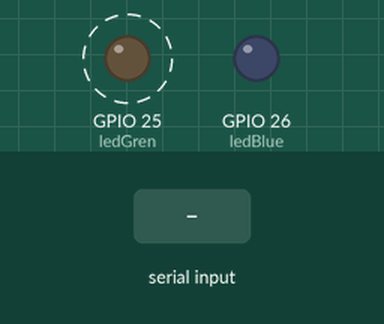
Bench run of a sketch on a simulated ESP32. Parts: output pins drawn as LEDs (lit = HIGH). Dashed ring = blinking. The test bench sets the inputs (shaded band).

Above: at 1.2 s.
1.3 s: "ledON\n" received over Serial
At 1.75 s:
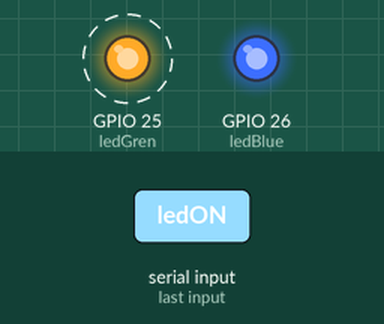
4.3 s: "ledOFF\n" received over Serial
At 4.75 s:
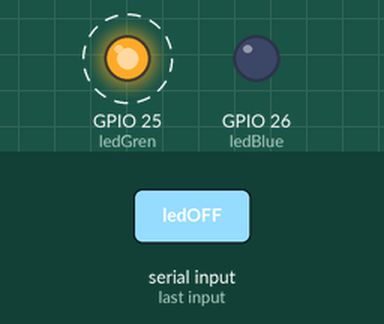
Timing chart, 0 to 16.3 s (numbered marks = the images above; inputs shaded):
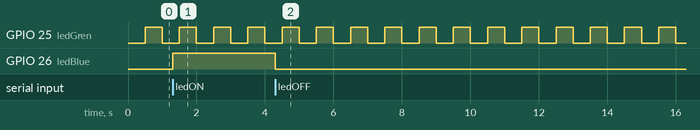

Measured:
- after the input at 1.3 s, GPIO 26 (ledBlue): LOW → HIGH at once
- after the input at 4.3 s, GPIO 26 (ledBlue): HIGH → LOW at once
- by itself, GPIO 25 (ledGren): alternates HIGH for 0.50 s and LOW for 0.50 s

The sketch:

app.ino
```cpp
#include "task1.h"
#include "task2.h"
#include "task3.h"
#include "events.h"

buttonEvt_t buttonEvt = {false, BUTTONS::NONE};

void setup()
{
   // task1();
    task2();
    task3();
}

void loop()
{
  //  task1();
    task2();
    task3();
}
```

events.h
```cpp
#ifndef _EVENTS_H_
#define _EVENTS_H_

enum class BUTTONS{NONE, PRESS_BTN};

typedef struct{
    bool trigger;
    BUTTONS whichButton;
} buttonEvt_t;

extern buttonEvt_t buttonEvt;

#endif
```

task1.cpp
```cpp
#include <Arduino.h>
#include "task1.h"

void task1()
{

    enum class TaskStates
    {
        INIT,
        WAIT_INIT,
        SEND_EVENT
    };
    static TaskStates taskState = TaskStates::INIT;
    static uint32_t previous = 0;
    static u_int32_t counter = 0;

    switch (taskState)
    {
    case TaskStates::INIT:
    {
        Serial.begin(115200);
        taskState = TaskStates::WAIT_INIT;
        break;
    }
    case TaskStates::WAIT_INIT:
    {
        if (Serial.available() > 0)
        {
            if (Serial.read() == '1')
            {
                previous = 0;
                taskState = TaskStates::SEND_EVENT;
            }
        }
        break;
    }
    case TaskStates::SEND_EVENT:
    {
        uint32_t current = millis();
        if ((current - previous) > 2000)
        {
            previous = current;
            Serial.print(counter);
            counter++;
        }

        if (Serial.available() > 0)
        {
            if (Serial.read() == '2')
            {
                taskState = TaskStates::WAIT_INIT;
            }
        }

        break;
    }
    default:
    {
        break;
    }
    }
}
```

task1.h
```cpp
#ifndef _TASK1_H_
#define _TASK1_H_

void task1();

#endif
```

task2.cpp
```cpp
#include <Arduino.h>
#include "task2.h"
#include "events.h"


void task2()
{

}
```

task2.h
```cpp
#ifndef _TASK2_H_
#define _TASK2_H_

void task2();

#endif
```

task3.cpp
```cpp
#include <Arduino.h>
#include "task3.h"
#include "events.h"

String btnState(uint8_t btnState)
{
    if (btnState == HIGH)
    {
        return "OFF";
    }
    else if (btnState == LOW)
    {
        return "ON";
    }
    else
    return "ERROR";
}
String ledBlueS(uint8_t ledBlue)
{
    if (ledBlue == HIGH)
    {
        return "ON";
    }
    else if (ledBlue == LOW)
    {
        return "OFF";
    }
    else
    return "ERROR";
}
void task3()
{

    enum class TaskStates
    {
        INIT,
        WAIT_PRESS,
    };
    static TaskStates taskState = TaskStates::INIT;

    constexpr uint8_t PRESS_BTN_PIN = 13;
    static uint8_t ledGren = 25;
    static uint8_t ledBlue = 26;

    static uint32_t lasTime;
    static constexpr uint32_t STATIC_TIME = 500;

    static bool ledStatus = false;

    switch (taskState)
    {
        case TaskStates::INIT:
        {
            Serial.begin(115200);
            pinMode(PRESS_BTN_PIN, INPUT_PULLUP);
            ledStatus = LOW;
            pinMode(ledGren, OUTPUT);
            digitalWrite(ledGren, ledStatus);
            lasTime = 0;
            pinMode(ledBlue, OUTPUT);
            digitalWrite(ledBlue, ledStatus);
            taskState = TaskStates::WAIT_PRESS;
            break;
        }
        case TaskStates::WAIT_PRESS:
        {
            uint32_t currentTime = millis();
            if ((currentTime - lasTime) >= STATIC_TIME)
            {
                lasTime = currentTime;
                ledStatus = !ledStatus;
                digitalWrite(ledGren, ledStatus);
            }
            if (Serial.available() > 0)
            {
                String command = Serial.readStringUntil('\n');
                if (command == "ledON")
                {
                    digitalWrite(ledBlue, HIGH);
                }
                else if (command == "ledOFF")
                {
                    digitalWrite(ledBlue, LOW);
                }
                else if (command == "readBUTTONS")
                {
                    Serial.print("btn: ");
                    Serial.print(btnState(digitalRead(PRESS_BTN_PIN)).c_str());
                    Serial.print(' ');
                    Serial.print("led: ");
                    Serial.print(ledBlueS(digitalRead(ledBlue)).c_str());
                    Serial.print('\n');
                }
            }
            break;
        }
        default:
        {
            break;
        }
    }
}
```

task3.h
```cpp
#ifndef _TASK3_H_
#define _TASK3_H_

void task3();

#endif
```
